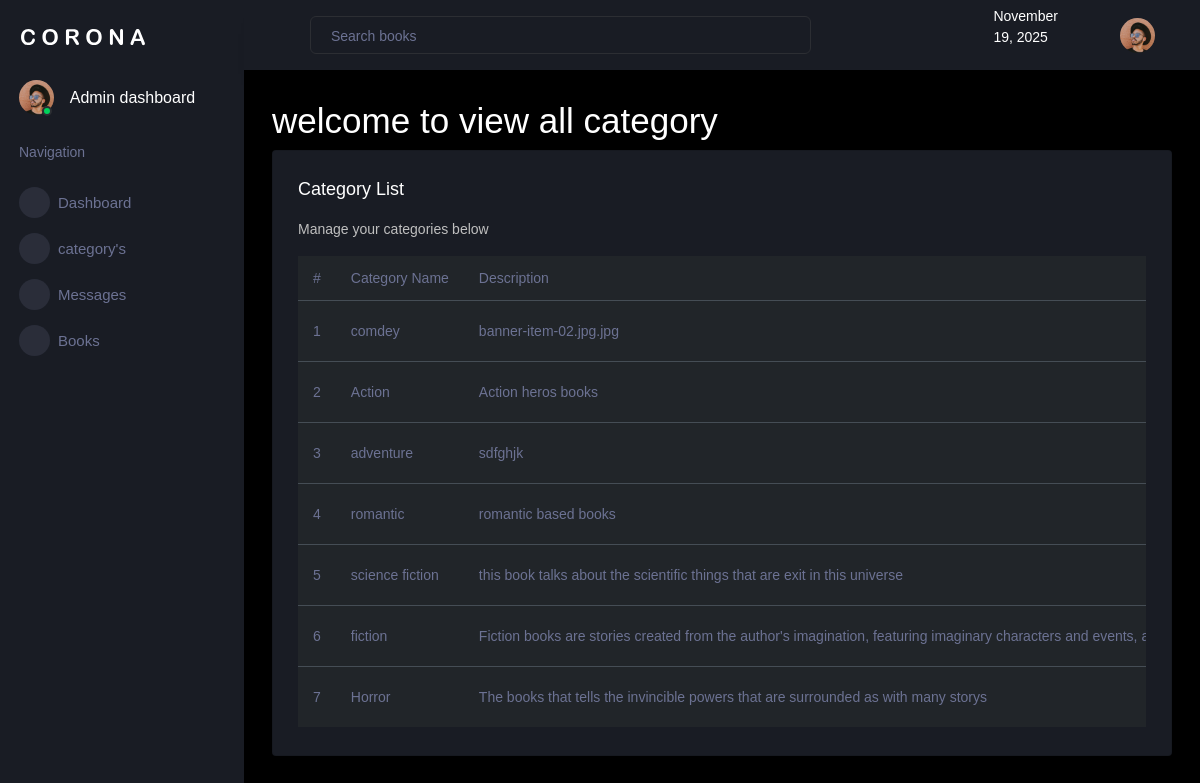
/book_shop_admin/display_category/, run on the app's committed database.
### adminapp/models.py (models this page shows, shortened)
class categorydb(models.Model):
    cat_name = models.CharField(max_length=100,null=True,blank=True)
    cat_description = models.CharField(max_length=100,null=True,blank=True)
    cat_cover_image = models.ImageField(upload_to="cover image",null=True,blank=True)

### adminapp/views.py (the view)
# urls.py: path('display_category/', views.display_category, name="display_category"),
def display_category(request):
    data = categorydb.objects.all()
    return render(request,"display_category.html",{'data':data})

### adminapp/templates/display_category.html (shortened to what this page needs)
<!DOCTYPE html>
{% extends 'index.html'%}
{% block content %}
<html lang="en">
<head>
</head>
<body>
<h1>welcome to view all category</h1>
<div class="card">
  <div class="card-body">
    <h4 class="card-title">Category List</h4>
    <p class="card-description"> Manage your categories below </p>
    <div class="table-responsive">
      <table class="table table-dark">
        <thead>
          <tr>
            <th>#</th>
            <th>Category Name</th>
            <th>Description</th>
          </tr>
        </thead>
        <tbody>
          {% for category in data %}
          <tr>
            <td>{{ forloop.counter }}</td>
            <td>{{ category.cat_name }}</td>
            <td>{{ category.cat_description }}</td>
          </tr>
          {% empty %}
          <tr>
            <td colspan="5" class="text-center text-muted">No categories added yet</td>
          </tr>
          {% endfor %}
        </tbody>
      </table>
    </div>
  </div>
</div>
</body>
</html>
{% endblock %}

### data on the page
categorydb: cat_name "comdey", cat_description "banner-item-02.jpg.jpg"
categorydb: cat_name "Action", cat_description "Action heros books"
categorydb: cat_name "adventure", cat_description "sdfghjk"
categorydb: cat_name "romantic", cat_description "romantic based books"
categorydb: cat_name "science fiction", cat_description "this book talks about the scientific things that are exit in this universe"
categorydb: cat_name "fiction", cat_description "Fiction books are stories created from the author's imagination, featuring imaginary characters and events,…"
categorydb: cat_name "Horror", cat_description "The books that tells the invincible powers that are surrounded as with many storys"
